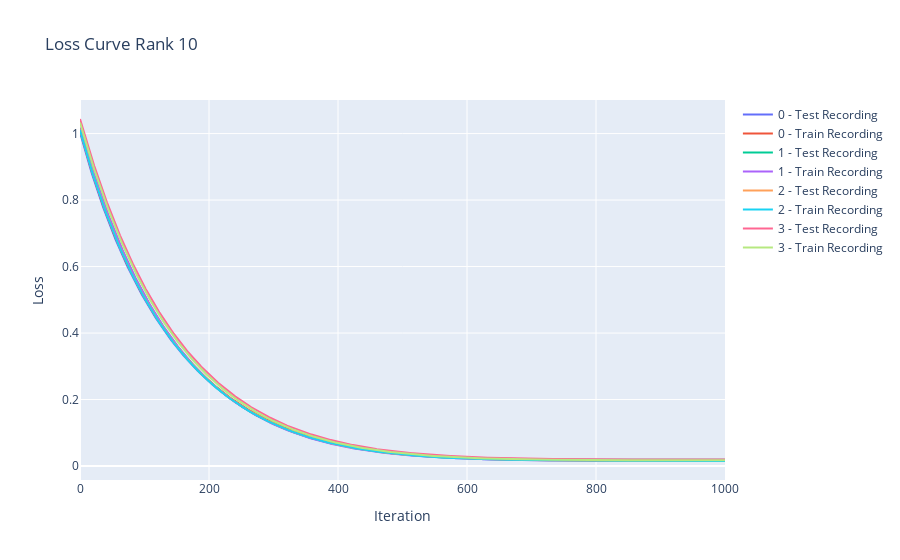

Write notebook code for a chart like this one.
### Code cell
train_loss = np.array(train_loss)
test_loss = np.array(test_loss)

fig = go.Figure()
for recording in range(TOTAL_RECORDINGS):
    fig.add_trace(go.Scatter(y=test_loss[:, recording], name=f'{recording} - Test Recording'))
    fig.add_trace(go.Scatter(y=train_loss[:, recording], name=f'{recording} - Train Recording'))
fig.update_layout(title=f'Loss Curve Rank {RANK}', xaxis_title='Iteration', yaxis_title='Loss')
fig.show()

test_loss_reduced_rank = test_loss[-1]

### Figure 1 — Plotly figure (JSON) as saved in the notebook; plotly's stock layout.template omitted (floating-point values rounded to 4 significant figures; data arrays with more than 128 entries replaced by an {"elided": "..."} marker saying what was removed)
{"data": [{"name": "0 - Test Recording", "type": "scatter", "y": {"elided": "1001 float values"}}, {"name": "0 - Train Recording", "type": "scatter", "y": {"elided": "1001 float values"}}, {"name": "1 - Test Recording", "type": "scatter", "y": {"elided": "1001 float values"}}, {"name": "1 - Train Recording", "type": "scatter", "y": {"elided": "1001 float values"}}, {"name": "2 - Test Recording", "type": "scatter", "y": {"elided": "1001 float values"}}, {"name": "2 - Train Recording", "type": "scatter", "y": {"elided": "1001 float values"}}, {"name": "3 - Test Recording", "type": "scatter", "y": {"elided": "1001 float values"}}, {"name": "3 - Train Recording", "type": "scatter", "y": {"elided": "1001 float values"}}], "layout": {"title": {"text": "Loss Curve Rank 10"}, "xaxis": {"title": {"text": "Iteration"}}, "yaxis": {"title": {"text": "Loss"}}}}
